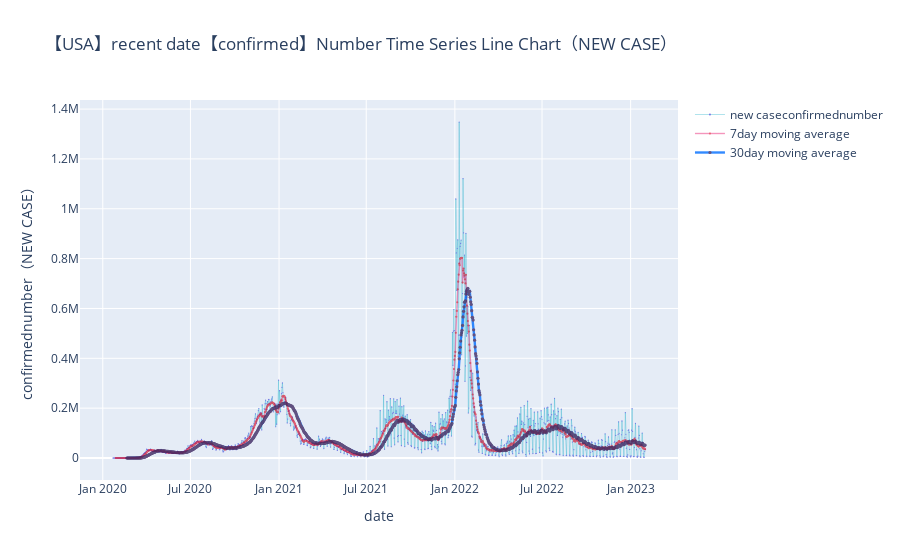

Here is the notebook cell this chart was saved with:
### Markdown cell above
Then let's see if the data of the beautiful country is as beautiful as China

### Code cell
data_copy1 = ts_confirmed_US_incre

specify = 'USA'
idx = data_copy1.index
ser = data_copy1.sum(axis=1)
layout_title = specify.upper()
kind = 'confirmed'
method = 'new case'
ma = [7,30]

trace = go.Scatter(
            x = idx,
            y = ser,
            mode = 'lines+markers',
            name = f'{method}{kind}number',
            opacity = .8,
            line=dict(color="#08a8c4",width = .4),
            marker = dict(color = '#5857e1',size = 1.2)
        )
trace1 = go.Scatter(
    x = idx,
    y = ser.rolling(ma[0]).mean(),
    mode = 'lines+markers',
    name = f'{ma[0]}day moving average',
    opacity = .6,
    line=dict(color="#ee5090",width = 1.4),
    marker = dict(color = '#dd001b',size = 2.2)
)
trace2 = go.Scatter(
    x = idx,
    y = ser.rolling(ma[1]).mean(),
    mode = 'lines+markers',
    name = f'{ma[1]}day moving average',
    opacity = .8,
    line=dict(color="#006eff",width = 2.4),
    marker = dict(color = '#412b63',size = 3.2)
)


plotdata = [trace,trace1,trace2]

'''启动绘图'''

x_axis_config = {'title': 'date'}
y_axis_config = {'title': f'{kind}number（{method.upper()}）'}

my_layout = Layout(title=f"【{layout_title}】recent date【{kind}】Number Time Series Line Chart（{method.upper()}）",
                   xaxis=x_axis_config, yaxis=y_axis_config)

offline.iplot({'data': plotdata, 'layout': my_layout}, filename=f'{layout_title}_COVID_TS',image_height=500,image_width=1000,image = 'png')

### Figure 1 — Plotly figure (JSON) as saved in the notebook; plotly's stock layout.template omitted (floating-point values rounded to 4 significant figures; data arrays with more than 128 entries replaced by an {"elided": "..."} marker saying what was removed)
{"data": [{"line": {"color": "#08a8c4", "width": 0.4}, "marker": {"color": "#5857e1", "size": 1.2}, "mode": "lines+markers", "name": "new caseconfirmednumber", "opacity": 0.8, "type": "scatter", "x": {"elided": "1106 str values"}, "y": {"elided": "1106 int values"}}, {"line": {"color": "#ee5090", "width": 1.4}, "marker": {"color": "#dd001b", "size": 2.2}, "mode": "lines+markers", "name": "7day moving average", "opacity": 0.6, "type": "scatter", "x": {"elided": "1106 str values"}, "y": {"elided": "1106 float values"}}, {"line": {"color": "#006eff", "width": 2.4}, "marker": {"color": "#412b63", "size": 3.2}, "mode": "lines+markers", "name": "30day moving average", "opacity": 0.8, "type": "scatter", "x": {"elided": "1106 str values"}, "y": {"elided": "1106 float values"}}], "layout": {"title": {"text": "【USA】recent date【confirmed】Number Time Series Line Chart（NEW CASE）"}, "xaxis": {"title": {"text": "date"}}, "yaxis": {"title": {"text": "confirmednumber（NEW CASE）"}}}}
